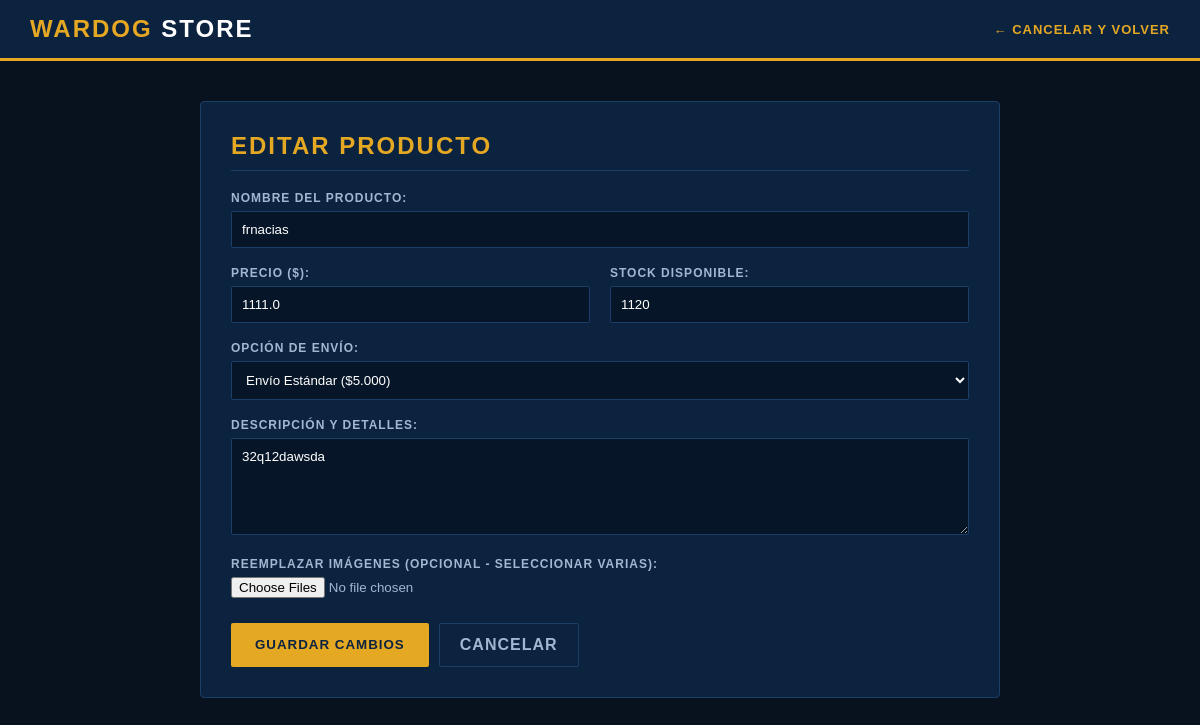
The page /vendedor/producto/editar/3 (signed in) on the database as committed earlier.
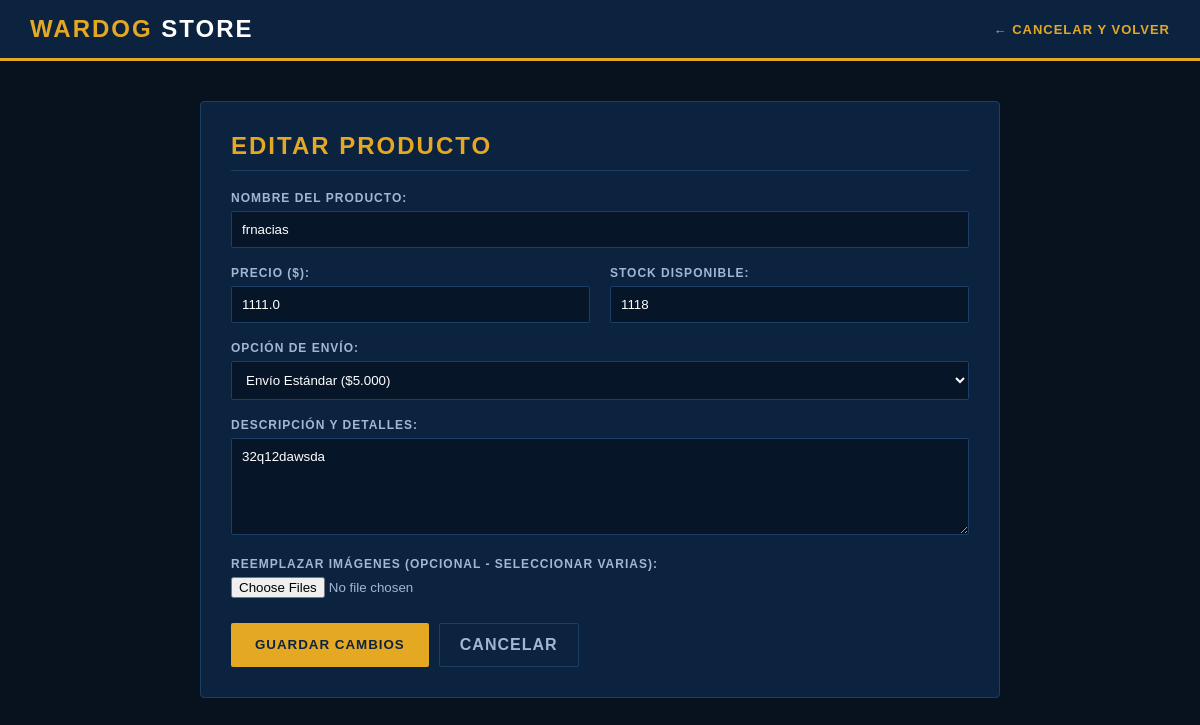
The same page on the database as committed later.
### app.py (models this page shows)
class Producto(db.Model):
    id = db.Column(db.Integer, primary_key=True)
    nombre = db.Column(db.String(100), nullable=False)
    precio = db.Column(db.Float, nullable=False)
    stock = db.Column(db.Integer, nullable=False, default=1)
    descripcion = db.Column(db.Text, default='Sin especificaciones detalladas.')
    envio = db.Column(db.String(100), default='Envío Nacional Estándar')
    vendedor_id = db.Column(db.Integer, db.ForeignKey('usuario.id'), nullable=False)
    vendedor = db.relationship('Usuario', backref=db.backref('productos', lazy=True))
    imagenes = db.relationship('FotoProducto', backref='producto', cascade='all, delete-orphan', lazy=True)

### app.py (the view, shortened to what this page needs)
@app.route('/vendedor/producto/editar/<int:id>', methods=['GET', 'POST'])
def editar_producto(id):
    if session.get('usuario_rol') != 'vendedor':
        return redirect(url_for('login'))
    producto = Producto.query.get_or_404(id)
    if producto.vendedor_id != session['usuario_id']:
        flash('No tienes permiso para editar este producto.')
        return redirect(url_for('vista_vendedor'))
    usuario = Usuario.query.get(session['usuario_id'])
    return render_template('editar_producto.html', producto=producto, usuario=usuario)

### templates/editar_producto.html (shortened to what the changed rows need)
<!DOCTYPE html>
<html lang="es">
<head>
</head>
<body style="font-family: 'Arial', sans-serif; margin: 0; padding: 0; background-color: #08111e; color: #ffffff;">
    <header style="background-color: #0c2340; border-bottom: 3px solid #e5a823; padding: 15px 30px; display: flex; justify-content: space-between; align-items: center;">
        <h1 style="margin: 0; font-size: 24px; color: #ffffff; letter-spacing: 2px; text-transform: uppercase;">
            <span style="color: #e5a823;">WARDOG</span> STORE
        </h1>
    </header>
    <main style="max-width: 800px; margin: 40px auto; padding: 0 20px;">
        <div style="background-color: #0c2340; border: 1px solid #1c3d66; padding: 30px; border-radius: 4px;">
            <h2 style="margin-top: 0; text-transform: uppercase; letter-spacing: 2px; color: #e5a823; border-bottom: 1px solid #1c3d66; padding-bottom: 10px;">
                Editar Producto
            </h2>
            <form action="{{ url_for('editar_producto', id=producto.id) }}" method="POST" enctype="multipart/form-data">
                <label style="display: block; margin-bottom: 6px; font-size: 12px; font-weight: bold; text-transform: uppercase; letter-spacing: 1px; color: #a2b7d0;">
                    Nombre del Producto:
                </label>
                <input type="text" name="nombre" value="{{ producto.nombre }}" style="width: 100%; box-sizing: border-box; padding: 10px; margin-bottom: 18px; background-color: #061527; border: 1px solid #1c3d66; color: #ffffff; border-radius: 2px;" required>
                <div style="display: flex; gap: 20px;">
                    <div style="flex: 1;">
                        <label style="display: block; margin-bottom: 6px; font-size: 12px; font-weight: bold; text-transform: uppercase; letter-spacing: 1px; color: #a2b7d0;">
                            Precio ($):
                        </label>
                        <input type="number" step="0.01" name="precio" value="{{ producto.precio }}" style="width: 100%; box-sizing: border-box; padding: 10px; margin-bottom: 18px; background-color: #061527; border: 1px solid #1c3d66; color: #ffffff; border-radius: 2px;" required>
                    </div>
                    <div style="flex: 1;">
                        <label style="display: block; margin-bottom: 6px; font-size: 12px; font-weight: bold; text-transform: uppercase; letter-spacing: 1px; color: #a2b7d0;">
                            Stock Disponible:
                        </label>
                        <input type="number" name="stock" value="{{ producto.stock }}" min="0" style="width: 100%; box-sizing: border-box; padding: 10px; margin-bottom: 18px; background-color: #061527; border: 1px solid #1c3d66; color: #ffffff; border-radius: 2px;" required>
                    </div>
                </div>
                <label style="display: block; margin-bottom: 6px; font-size: 12px; font-weight: bold; text-transform: uppercase; letter-spacing: 1px; color: #a2b7d0;">
                    Opción de Envío:
                </label>
                <select name="envio" style="width: 100%; box-sizing: border-box; padding: 10px; margin-bottom: 18px; background-color: #061527; border: 1px solid #1c3d66; color: #ffffff; border-radius: 2px;" required>
                    <option value="Envío Estándar ($5.000)" {% if producto.envio == 'Envío Estándar ($5.000)' %}selected{% endif %}>Envío Estándar ($5.000)</option>
                </select>
                <label style="display: block; margin-bottom: 6px; font-size: 12px; font-weight: bold; text-transform: uppercase; letter-spacing: 1px; color: #a2b7d0;">
                    Descripción y Detalles:
                </label>
                <textarea name="descripcion" rows="5" style="width: 100%; box-sizing: border-box; padding: 10px; margin-bottom: 18px; background-color: #061527; border: 1px solid #1c3d66; color: #ffffff; border-radius: 2px; font-family: inherit;" required>{{ producto.descripcion }}</textarea>
                <label style="display: block; margin-bottom: 6px; font-size: 12px; font-weight: bold; text-transform: uppercase; letter-spacing: 1px; color: #a2b7d0;">
                    Reemplazar Imágenes (Opcional - Seleccionar varias):
                </label>
                <input type="file" name="imagenes_archivos" accept="image/*" multiple style="margin-bottom: 25px; color: #a2b7d0;"><br>
                <div style="display: flex; gap: 10px;">
                    <button type="submit" style="background-color: #e5a823; color: #0c2340; border: none; padding: 12px 24px; font-weight: bold; text-transform: uppercase; letter-spacing: 1px; cursor: pointer; border-radius: 2px;">
                    </button>
                    <a href="/vendedor" style="background-color: transparent; border: 1px solid #1c3d66; color: #a2b7d0; padding: 12px 20px; font-weight: bold; text-transform: uppercase; letter-spacing: 1px; text-decoration: none; border-radius: 2px;">
                    </a>
                </div>
            </form>
        </div>
    </main>
</body>
</html>

Rows that differ between the two databases and show on the page:
changed Producto "frnacias": stock "1120" → "1118"
